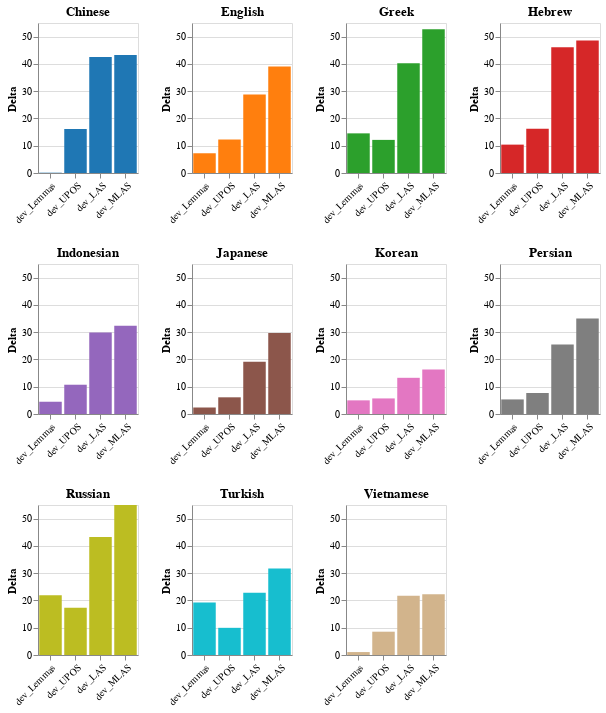

Notebook source saved alongside this figure:
### Code cell
x_domain = [0,55]
melted_df = delta_df[['Language'] + tasks].melt(id_vars='Language', 
              var_name='Task', 
              value_name='Delta'
            )
color_mapping = {'Chinese': '#1f77b4',
 'English': '#ff7f0e',
 'Greek': '#2ca02c',
 'Hebrew': '#d62728',
 'Indonesian': '#9467bd',
 'Japanese': '#8c564b',
 'Korean': '#e377c2',
 'Persian': '#7f7f7f',
 'Russian': '#bcbd22',
 'Turkish': '#17becf',
 'Vietnamese': '#d2b48c'}

y_domain = [0,55]
charts = []
for lang, _df in melted_df.groupby('Language'):
    charts.append(alt.Chart(_df).mark_bar(color=color_mapping[lang]).encode(
        x=alt.X(
            "Task:N", 
            sort=None, 
            axis=alt.Axis(labelAngle=-45, title=None)
        ),
        y=alt.Y(
            "Delta:Q", 
            scale=alt.Scale(domain=y_domain)
        ),
        tooltip=["Task:N", "Delta:Q", "Language:N"]
    ).properties(
        title=lang,
        height=150,
        width=100
    ))
    
alt.vconcat(
    *[alt.hconcat(*charts[i:i+4]) for i in range(0, len(charts), 4)]
).show()

### Figure 1 — Vega-Lite specification as saved in the notebook (floating-point values rounded to 4 significant figures)
{"config": {"view": {"continuousWidth": 300, "continuousHeight": 300}}, "vconcat": [{"hconcat": [{"data": {"name": "data-eaeff412de240c55419217cb4e1e9cac"}, "mark": {"type": "bar", "color": "#1f77b4"}, "encoding": {"tooltip": [{"field": "Task", "type": "nominal"}, {"field": "Delta", "type": "quantitative"}, {"field": "Language", "type": "nominal"}], "x": {"axis": {"labelAngle": -45, "title": null}, "field": "Task", "sort": null, "type": "nominal"}, "y": {"field": "Delta", "scale": {"domain": [0, 55]}, "type": "quantitative"}}, "height": 150, "title": "Chinese", "width": 100}, {"data": {"name": "data-e8973e591b8cdb0ae33916f90d59481d"}, "mark": {"type": "bar", "color": "#ff7f0e"}, "encoding": {"tooltip": [{"field": "Task", "type": "nominal"}, {"field": "Delta", "type": "quantitative"}, {"field": "Language", "type": "nominal"}], "x": {"axis": {"labelAngle": -45, "title": null}, "field": "Task", "sort": null, "type": "nominal"}, "y": {"field": "Delta", "scale": {"domain": [0, 55]}, "type": "quantitative"}}, "height": 150, "title": "English", "width": 100}, {"data": {"name": "data-fe10bc703883c50d3fef342c5188ad12"}, "mark": {"type": "bar", "color": "#2ca02c"}, "encoding": {"tooltip": [{"field": "Task", "type": "nominal"}, {"field": "Delta", "type": "quantitative"}, {"field": "Language", "type": "nominal"}], "x": {"axis": {"labelAngle": -45, "title": null}, "field": "Task", "sort": null, "type": "nominal"}, "y": {"field": "Delta", "scale": {"domain": [0, 55]}, "type": "quantitative"}}, "height": 150, "title": "Greek", "width": 100}, {"data": {"name": "data-9f79bb5cc5c8780e6269411618bc9908"}, "mark": {"type": "bar", "color": "#d62728"}, "encoding": {"tooltip": [{"field": "Task", "type": "nominal"}, {"field": "Delta", "type": "quantitative"}, {"field": "Language", "type": "nominal"}], "x": {"axis": {"labelAngle": -45, "title": null}, "field": "Task", "sort": null, "type": "nominal"}, "y": {"field": "Delta", "scale": {"domain": [0, 55]}, "type": "quantitative"}}, "height": 150, "title": "Hebrew", "width": 100}]}, {"hconcat": [{"data": {"name": "data-ad93f94d1df73e3b6bb1b401bc988dc2"}, "mark": {"type": "bar", "color": "#9467bd"}, "encoding": {"tooltip": [{"field": "Task", "type": "nominal"}, {"field": "Delta", "type": "quantitative"}, {"field": "Language", "type": "nominal"}], "x": {"axis": {"labelAngle": -45, "title": null}, "field": "Task", "sort": null, "type": "nominal"}, "y": {"field": "Delta", "scale": {"domain": [0, 55]}, "type": "quantitative"}}, "height": 150, "title": "Indonesian", "width": 100}, {"data": {"name": "data-9a8420fae1274be4e50be22f9e11352d"}, "mark": {"type": "bar", "color": "#8c564b"}, "encoding": {"tooltip": [{"field": "Task", "type": "nominal"}, {"field": "Delta", "type": "quantitative"}, {"field": "Language", "type": "nominal"}], "x": {"axis": {"labelAngle": -45, "title": null}, "field": "Task", "sort": null, "type": "nominal"}, "y": {"field": "Delta", "scale": {"domain": [0, 55]}, "type": "quantitative"}}, "height": 150, "title": "Japanese", "width": 100}, {"data": {"name": "data-513438d2b51ad52805de74dd0182c3c7"}, "mark": {"type": "bar", "color": "#e377c2"}, "encoding": {"tooltip": [{"field": "Task", "type": "nominal"}, {"field": "Delta", "type": "quantitative"}, {"field": "Language", "type": "nominal"}], "x": {"axis": {"labelAngle": -45, "title": null}, "field": "Task", "sort": null, "type": "nominal"}, "y": {"field": "Delta", "scale": {"domain": [0, 55]}, "type": "quantitative"}}, "height": 150, "title": "Korean", "width": 100}, {"data": {"name": "data-1309c1c950b8d9c4f27929a00358c701"}, "mark": {"type": "bar", "color": "#7f7f7f"}, "encoding": {"tooltip": [{"field": "Task", "type": "nominal"}, {"field": "Delta", "type": "quantitative"}, {"field": "Language", "type": "nominal"}], "x": {"axis": {"labelAngle": -45, "title": null}, "field": "Task", "sort": null, "type": "nominal"}, "y": {"field": "Delta", "scale": {"domain": [0, 55]}, "type": "quantitative"}}, "height": 150, "title": "Persian", "width": 100}]}, {"hconcat": [{"data": {"name": "data-bb2ecbec29175fb2a8b2c1edbb8f4853"}, "mark": {"type": "bar", "color": "#bcbd22"}, "encoding": {"tooltip": [{"field": "Task", "type": "nominal"}, {"field": "Delta", "type": "quantitative"}, {"field": "Language", "type": "nominal"}], "x": {"axis": {"labelAngle": -45, "title": null}, "field": "Task", "sort": null, "type": "nominal"}, "y": {"field": "Delta", "scale": {"domain": [0, 55]}, "type": "quantitative"}}, "height": 150, "title": "Russian", "width": 100}, {"data": {"name": "data-ad182f5fcbd7b94a2ddf299f0ee5fd9f"}, "mark": {"type": "bar", "color": "#17becf"}, "encoding": {"tooltip": [{"field": "Task", "type": "nominal"}, {"field": "Delta", "type": "quantitative"}, {"field": "Language", "type": "nominal"}], "x": {"axis": {"labelAngle": -45, "title": null}, "field": "Task", "sort": null, "type": "nominal"}, "y": {"field": "Delta", "scale": {"domain": [0, 55]}, "type": "quantitative"}}, "height": 150, "title": "Turkish", "width": 100}, {"data": {"name": "data-57fa8dbddbcf1c1cbd1293cb9299663c"}, "mark": {"type": "bar", "color": "#d2b48c"}, "encoding": {"tooltip": [{"field": "Task", "type": "nominal"}, {"field": "Delta", "type": "quantitative"}, {"field": "Language", "type": "nominal"}], "x": {"axis": {"labelAngle": -45, "title": null}, "field": "Task", "sort": null, "type": "nominal"}, "y": {"field": "Delta", "scale": {"domain": [0, 55]}, "type": "quantitative"}}, "height": 150, "title": "Vietnamese", "width": 100}]}], "$schema": "https://vega.github.io/schema/vega-lite/v5.20.1.json", "datasets": {"data-eaeff412de240c55419217cb4e1e9cac": [{"Language": "Chinese", "Task": "dev_Lemmas", "Delta": 0.1115}, {"Language": "Chinese", "Task": "dev_UPOS", "Delta": 16.09}, {"Language": "Chinese", "Task": "dev_LAS", "Delta": 42.52}, {"Language": "Chinese", "Task": "dev_MLAS", "Delta": 43.3}], "data-e8973e591b8cdb0ae33916f90d59481d": [{"Language": "English", "Task": "dev_Lemmas", "Delta": 7.238}, {"Language": "English", "Task": "dev_UPOS", "Delta": 12.28}, {"Language": "English", "Task": "dev_LAS", "Delta": 28.81}, {"Language": "English", "Task": "dev_MLAS", "Delta": 39.07}], "data-fe10bc703883c50d3fef342c5188ad12": [{"Language": "Greek", "Task": "dev_Lemmas", "Delta": 14.54}, {"Language": "Greek", "Task": "dev_UPOS", "Delta": 12.14}, {"Language": "Greek", "Task": "dev_LAS", "Delta": 40.21}, {"Language": "Greek", "Task": "dev_MLAS", "Delta": 52.68}], "data-9f79bb5cc5c8780e6269411618bc9908": [{"Language": "Hebrew", "Task": "dev_Lemmas", "Delta": 10.41}, {"Language": "Hebrew", "Task": "dev_UPOS", "Delta": 16.19}, {"Language": "Hebrew", "Task": "dev_LAS", "Delta": 46.13}, {"Language": "Hebrew", "Task": "dev_MLAS", "Delta": 48.54}], "data-ad93f94d1df73e3b6bb1b401bc988dc2": [{"Language": "Indonesian", "Task": "dev_Lemmas", "Delta": 4.495}, {"Language": "Indonesian", "Task": "dev_UPOS", "Delta": 10.73}, {"Language": "Indonesian", "Task": "dev_LAS", "Delta": 29.86}, {"Language": "Indonesian", "Task": "dev_MLAS", "Delta": 32.39}], "data-9a8420fae1274be4e50be22f9e11352d": [{"Language": "Japanese", "Task": "dev_Lemmas", "Delta": 2.383}, {"Language": "Japanese", "Task": "dev_UPOS", "Delta": 6.119}, {"Language": "Japanese", "Task": "dev_LAS", "Delta": 19.2}, {"Language": "Japanese", "Task": "dev_MLAS", "Delta": 29.68}], "data-513438d2b51ad52805de74dd0182c3c7": [{"Language": "Korean", "Task": "dev_Lemmas", "Delta": 5.004}, {"Language": "Korean", "Task": "dev_UPOS", "Delta": 5.711}, {"Language": "Korean", "Task": "dev_LAS", "Delta": 13.27}, {"Language": "Korean", "Task": "dev_MLAS", "Delta": 16.29}], "data-1309c1c950b8d9c4f27929a00358c701": [{"Language": "Persian", "Task": "dev_Lemmas", "Delta": 5.346}, {"Language": "Persian", "Task": "dev_UPOS", "Delta": 7.702}, {"Language": "Persian", "Task": "dev_LAS", "Delta": 25.5}, {"Language": "Persian", "Task": "dev_MLAS", "Delta": 35.06}], "data-bb2ecbec29175fb2a8b2c1edbb8f4853": [{"Language": "Russian", "Task": "dev_Lemmas", "Delta": 21.9}, {"Language": "Russian", "Task": "dev_UPOS", "Delta": 17.31}, {"Language": "Russian", "Task": "dev_LAS", "Delta": 43.3}, {"Language": "Russian", "Task": "dev_MLAS", "Delta": 54.96}], "data-ad182f5fcbd7b94a2ddf299f0ee5fd9f": [{"Language": "Turkish", "Task": "dev_Lemmas", "Delta": 19.29}, {"Language": "Turkish", "Task": "dev_UPOS", "Delta": 9.966}, {"Language": "Turkish", "Task": "dev_LAS", "Delta": 22.83}, {"Language": "Turkish", "Task": "dev_MLAS", "Delta": 31.68}], "data-57fa8dbddbcf1c1cbd1293cb9299663c": [{"Language": "Vietnamese", "Task": "dev_Lemmas", "Delta": 1.079}, {"Language": "Vietnamese", "Task": "dev_UPOS", "Delta": 8.545}, {"Language": "Vietnamese", "Task": "dev_LAS", "Delta": 21.71}, {"Language": "Vietnamese", "Task": "dev_MLAS", "Delta": 22.26}]}}
